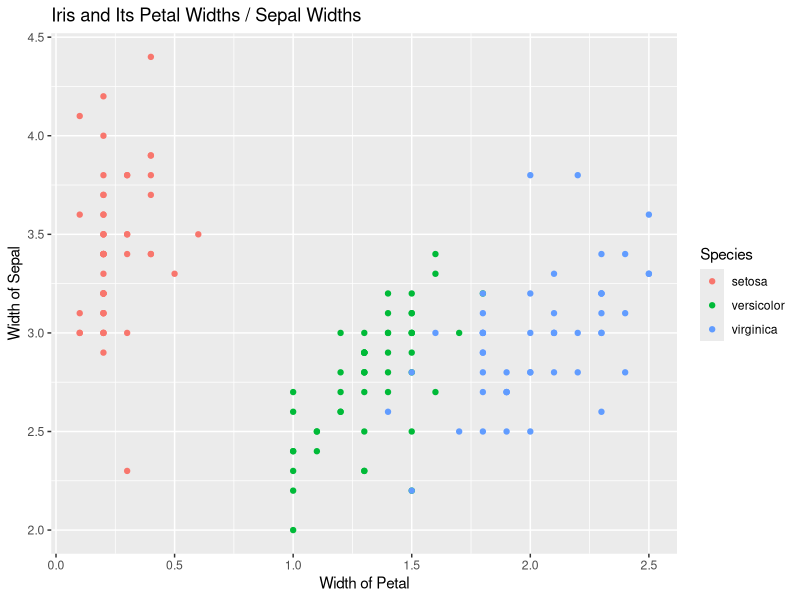

This chart was generated by the following R code:
## ---- chunk 1
data(iris)
head(iris)
## ---- chunk 2
library(ggplot2)
qplot(Petal.Width, Sepal.Width, colour = Species, data = iris, 
      main = "Iris and Its Petal Widths / Sepal Widths", 
      xlab = "Width of Petal", ylab = "Width of Sepal")
